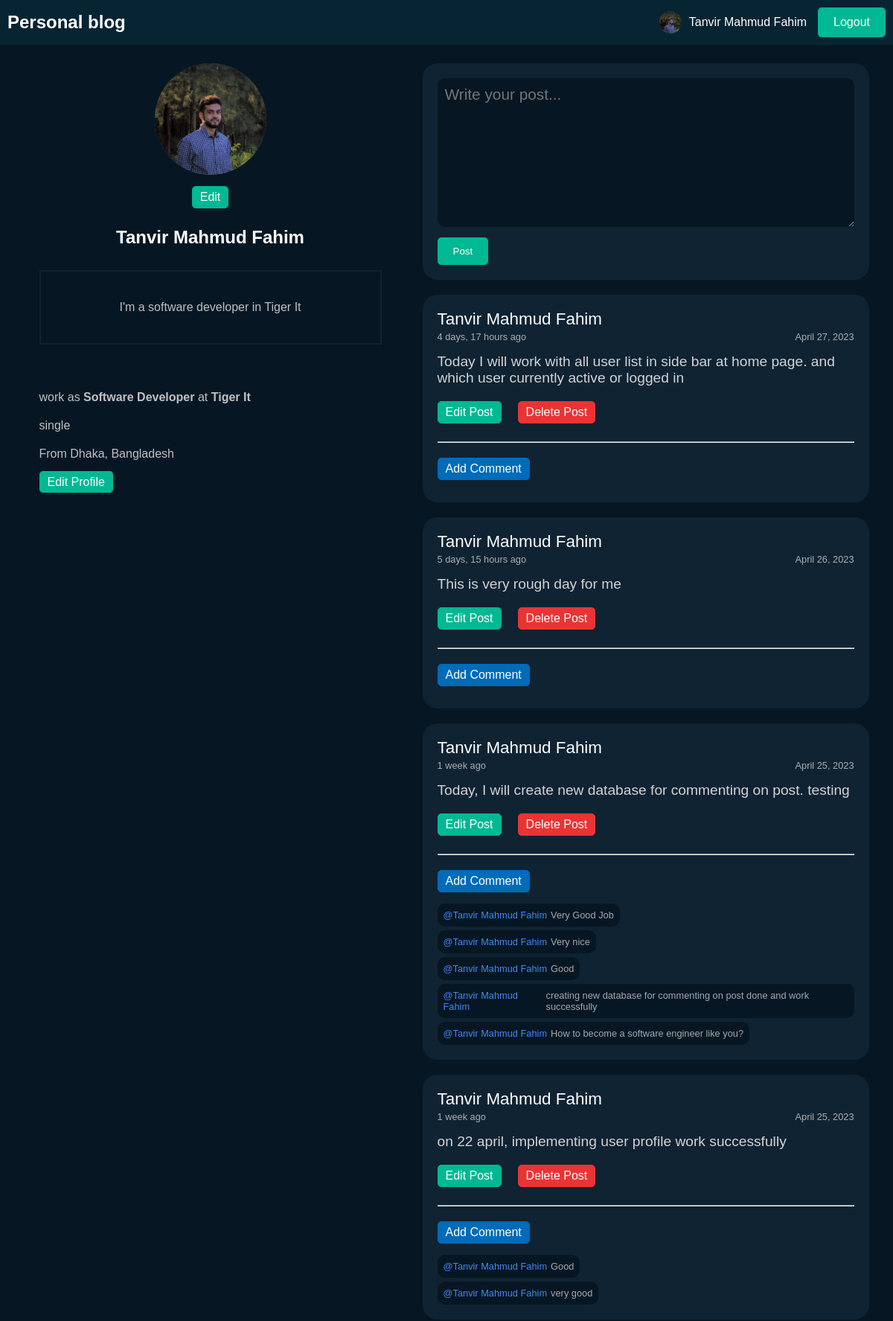
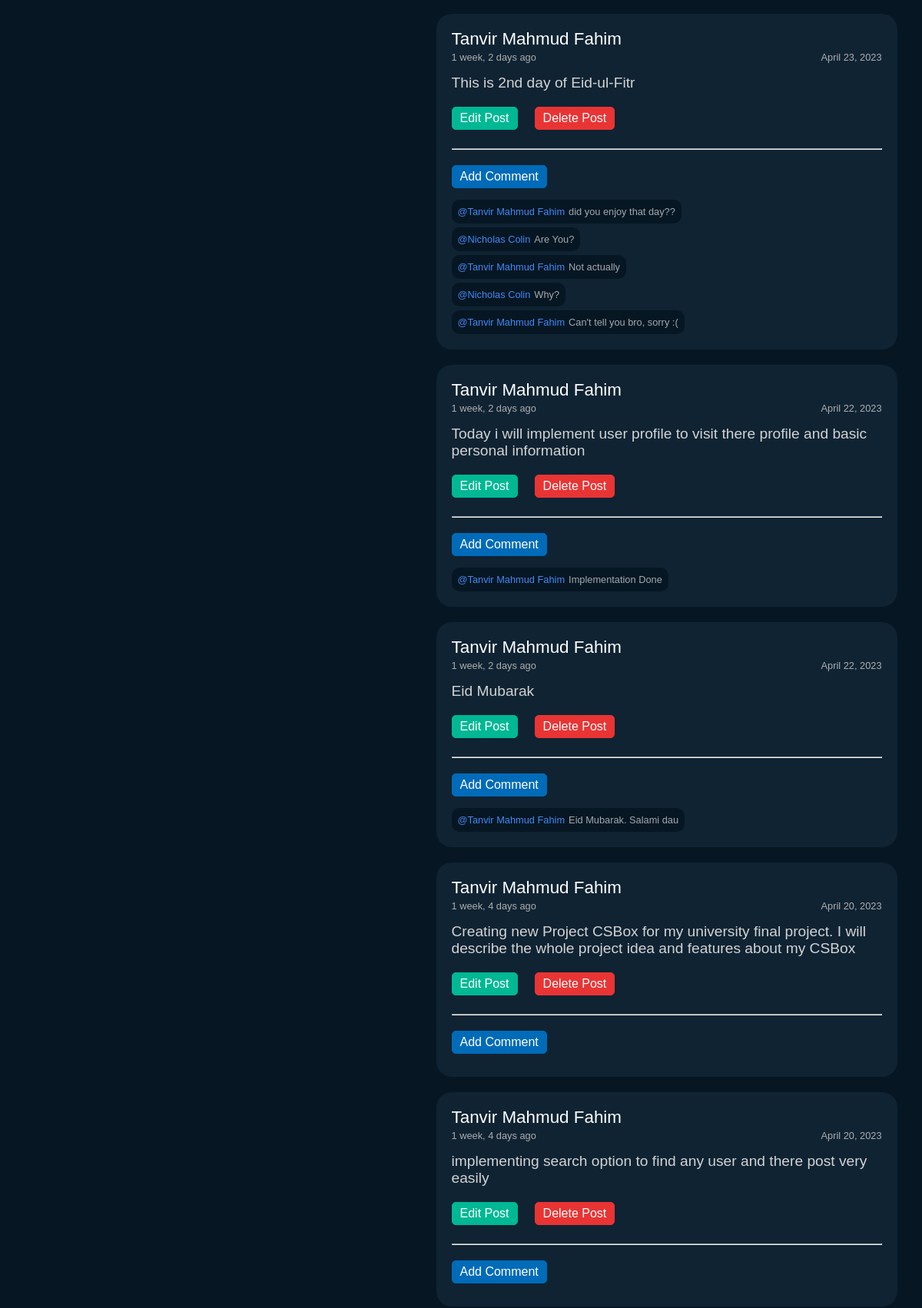
Page /profile/fahim/ (signed in, upper part) on the committed database (2 pictures, top to bottom).
### main/models.py (models this page shows, shortened)
class Profile(models.Model):
    user = models.ForeignKey(User, on_delete=models.CASCADE)
    userId = models.IntegerField()
    bio = models.TextField(blank=True, null=True)
    profession = models.CharField(max_length=150, blank=True, null=True)
    workplace = models.CharField(max_length=150, blank=True, null=True)
    gender = models.CharField(max_length=150, blank=True, null=True)
    relationStatus = models.CharField(max_length=150, blank=True, null=True)
    area = models.CharField(max_length=200, blank=True, null=True)
    profilePic = models.ImageField(upload_to='images/', blank=True, null=True)

class PostDB(models.Model):
    user = models.ForeignKey(User, on_delete=models.CASCADE)
    userId = models.IntegerField()
    post = models.TextField(null=True, blank=True)
    created = models.DateTimeField(auto_now_add=True)
    updated = models.DateTimeField(auto_now=True)
    class Meta:
        verbose_name = "PostDB"
        verbose_name_plural = "user's Post"
        ordering = ['-updated', '-created']

class PostComments(models.Model):
    commenter = models.ForeignKey(User, on_delete=models.CASCADE)
    postId = models.IntegerField()
    comment = models.TextField()
    created = models.DateTimeField(auto_now_add=True)

### main/views.py (the view, shortened to what this page needs)
# urls.py: path('profile/<str:pk>/', views.profile_page, name='profile'),
@login_required(login_url='signin')
def profile_page(request, pk):
    user = User.objects.get(username=pk)
    user_post = PostDB.objects.filter(user=user)
    profile = Profile.objects.get(user=user)
    post_comment = PostComments.objects.all()
    return render(request, 'profile_page.html', {
        "posts": user_post,
        "profile": profile,
        "post_comment": post_comment,
    })

### templates/profile_page.html (shortened to what this page needs)
{%extends 'layout.html'%}
{%load static%}
{% load humanize %}
{%block link%}
<link rel="stylesheet" href="{%static 'profile_page.css'%}"/>
{%endblock link%}
{%block navImg%}
    {%if profile.profilePic%}
        <img src="{{profile.profilePic.url}}" alt="Profile Pic" width="30">
    {%endif%}
{%endblock navImg%}
{%block section%}
<div class="wrapper">
    <div class="profile_section">
        <div class="profile_pic">
            {%if profile.profilePic%}
                <img src="{{profile.profilePic.url}}" alt="Profile Pic">
            {%endif%}
        </div>
        <a class="pp_edit" href="{%url 'editpp'%}">Edit</a>
        <h2>{{request.user.first_name}} {{request.user.last_name}}</h2>
        <div class="bio_box">{{profile.bio}}</div>
        <div class="about">
            <h4>work as <span>{{profile.profession}}</span> at <span>{{profile.workplace}}</span></h4>
            <h4>{{profile.relationStatus}}</h4>
            <h4>From {{profile.area}}</h4>
            <a class="edit-profile" href="{%url 'edit_profile'%}">Edit Profile</a>
        </div>
    </div>
    <div class="post_section">
        <div class="post">
            <form class="post_form" method="POST">
                <textarea id="postInput" name="postInput" placeholder="Write your post..." required></textarea>
                <input type="submit" class="post-green-btn" value="Post"/>
            </form>
        </div>
        {%for each in posts%}
        <div class="post">
            <div class="post_view">
                <h3>{{each.user.first_name}} {{each.user.last_name}}</h3>
                <div class="date_time">
                    <p>
                        {{each.created| timesince}} ago
                    </p>
                    <p>
                        {{each.created.date}}
                    </p>
                </div>
                <div class="post_body">
                    <p>{{each.post}}</p>
                </div>
                <div class="button_group">
                    <a class="edit_button" href="{%url 'edit' each.id%}">Edit Post</a>
                    <a class="delete_button" href="{%url 'delete' each.id%}">Delete Post</a>
                </div>
                <hr>
                <div class="button_group">
                    <a class="comment_button" href="{%url 'comment' each.id%}">Add Comment</a>
                </div>
                <div class="comment_section">
                    {%for each_comment in post_comment%}
                        {%if each.id == each_comment.postId%}
                            <div class="each_comment">
                                <p class="commenter_name"> @{{each_comment.commenter.first_name}} {{each_comment.commenter.last_name}}</p>
                                <p class="comment">{{each_comment.comment}}</p>
                            </div>
                        {%endif%}
                    {%endfor%}
                </div>
            </div>
        </div>
        {%endfor%}
    </div>
</div>
{%endblock section%}

### templates/layout.html (shortened to what this page needs)
<!DOCTYPE html>
{%load static%}
<html lang="en">
<head>
    {%block link%}{%endblock link%}
    <link rel="stylesheet" href="{%static 'layout.css'%}"/>
</head>
<body>
	<nav>
		<div class="left-nav">
			<a href="{%url 'home'%}">Personal blog</a>
		</div>
		{%if request.user.is_authenticated%}
        <div class="right-nav">
			<div class="avatar">
				{%block navImg%}{%endblock navImg%}
			</div>
			<a class="name" href="{%url 'profile' request.user.username%}">
				<h4>
					{{request.user.first_name}} {{request.user.last_name}}
				</h4>
			</a>
			<a href="{%url 'logout'%}" class="green-btn">Logout</a>
		</div>
        {%endif%}
	</nav>
	{%block section%}{%endblock section%}
</body>
</html>

### static/profile_page.css (style rules this page uses)
.wrapper { width: 100%; min-height: 100vh; padding: 15px; margin-top: 70px; display: flex; justify-content: space-around; }
.profile_section { width: 500px; color: white; display: flex; flex-direction: column; align-items: center; padding: 0 20px 20px 20px; }
.profile_pic { width: 150px; height: 150px; overflow: hidden; border-radius: 50%; background-color: #515151; margin-bottom: 15px; }
.profile_pic img { width: 150px; overflow: hidden; }
.pp_edit { text-decoration: none; border: 1px solid #00b894; background-color: #00b894; color: #fff; border-radius: 5px; padding: 5px 10px; cursor: pointer; font-weight: 500; margin-bottom: 25px; }
.bio_box { width: 100%; min-height: 100px; border: 2px solid #0F2333; margin: 30px 0 10px; padding: 10px; display: flex; justify-content: center; align-items: center; font-size: 1rem; text-align: center; font-weight: 300; color: rgb(191, 191, 191); }
.about { width: 100%; margin-top: 2rem; }
.about span { font-weight: bold; }
.about h4 { margin: 20px 0; color: rgb(192, 192, 192); font-weight: 300; }
.edit-profile { margin-top: 20px; text-decoration: none; border: 1px solid #00b894; background-color: #00b894; color: #fff; border-radius: 5px; padding: 5px 10px; cursor: pointer; font-weight: 500; }
.post_section { width: 600px; display: flex; flex-direction: column; }
.post { width: 100%; padding: 20px; background: #0F2333; border-radius: 20px; margin-bottom: 20px; }
.post_form textarea { width: 100%; min-height: 200px; padding: 10px; font-size: 1.3rem; background-color: #061723; border: none; border-radius: 10px; color: white; }
.post-green-btn { margin-top: 10px; text-decoration: none; border: 1px solid #00b894; background-color: #00b894; color: #fff; border-radius: 5px; padding: 10px 20px; cursor: pointer; font-weight: 500; }
.post_view h3 { font-size: 1.4rem; font-weight: 500; color: rgb(255, 255, 255); }
.date_time { margin: 3px 0 15px 0; width: 100%; display: flex; align-items: center; justify-content: space-between; }
.date_time p { color: rgb(174, 174, 174); font-size:.8rem; }
.post_body p { font-size: 1.2rem; color: rgb(211, 211, 211); }
.post_view .button_group { width: 38%; margin-top: 10px; display: flex; justify-content: space-between; align-items: center; }
.post_view .delete_button { margin-top: 10px; text-decoration: none; border: 1px solid #e93434; background-color: #e93434; color: #fff; border-radius: 5px; padding: 5px 10px; cursor: pointer; font-weight: 500; }
.post_view .edit_button { margin-top: 10px; text-decoration: none; border: 1px solid #00b894; background-color: #00b894; color: #fff; border-radius: 5px; padding: 5px 10px; cursor: pointer; font-weight: 500; }
hr { margin: 1.5rem 0 0 0; }
.comment_section { display: flex; flex-direction: column; }
.comment_section .each_comment { width: fit-content; background: #061723; display: flex; align-items: center; padding: 8px; border-radius: 10px; margin-top: 5px; }
.commenter_name { font-size: .8rem; color: rgb(68, 136, 246); margin-right: 5px; }
.comment { font-size: .8rem; color: rgba(255, 255, 255, 0.627); }
.post_view .comment_button { margin-top: 10px; text-decoration: none; border: 1px solid #006bb8; background-color: #006bb8; color: #fff; border-radius: 5px; padding: 5px 10px; cursor: pointer; font-weight: 500; margin-bottom: 10px; }

### static/layout.css (style rules this page uses)
* { padding:0; margin:0; box-sizing: border-box; font-family: sans-serif; }
body { background-color: #061723; min-height: 100vh; color: white; display: flex; justify-content: center; align-items: center; }
nav { position: fixed; top: 0; left: 0; width: 100%; display: flex; justify-content: space-between; align-items: center; background-color: #072432; color: #fff; padding: 10px; z-index: 1; }
.left-nav a { text-decoration: none; color: white; margin: 0; font-size: 24px; font-weight: bold; }
.right-nav { display: flex; align-items: center; }
.right-nav a { text-decoration: none; }
.name { margin-right: 15px; }
.right-nav h4 { font-size: 1rem; color: white; font-weight: 300; }
.avatar { width: 30px; height: 30px; overflow: hidden; border-radius: 50%; background-color: #515151; margin-right: 10px; }
.green-btn { text-decoration: none; border: 1px solid #00b894; background-color: #00b894; color: #fff; border-radius: 5px; padding: 10px 20px; cursor: pointer; font-weight: 500; }

### rows in the picture
Profile: profilePic (picture), bio "I'm a software developer in Tiger It", profession "Software Developer", workplace "Tiger It", relationStatus "single", area "Dhaka, Bangladesh"
PostDB: user.first_name "Tanvir", user.last_name "Mahmud Fahim", created "4 days, 17 hours", created "April 27, 2023", post "Today I will work with all user list in side bar at home page. and which user currently active or logged in"
PostDB: user.first_name "Tanvir", user.last_name "Mahmud Fahim", created "5 days, 15 hours", created "April 26, 2023", post "This is very rough day for me"
PostDB: user.first_name "Tanvir", user.last_name "Mahmud Fahim", created "1 week", created "April 25, 2023", post "Today, I will create new database for commenting on post. testing"
PostComments: commenter.first_name "Tanvir", commenter.last_name "Mahmud Fahim", comment "Very Good Job"
PostComments: commenter.first_name "Tanvir", commenter.last_name "Mahmud Fahim", comment "Very nice"
PostComments: commenter.first_name "Tanvir", commenter.last_name "Mahmud Fahim", comment "Good"
PostComments: commenter.first_name "Tanvir", commenter.last_name "Mahmud Fahim", comment "creating new database for commenting on post done and work successfully"
PostComments: commenter.first_name "Tanvir", commenter.last_name "Mahmud Fahim", comment "How to become a software engineer like you?"
PostDB: user.first_name "Tanvir", user.last_name "Mahmud Fahim", created "1 week", created "April 25, 2023", post "on 22 april, implementing user profile work successfully"
PostComments: commenter.first_name "Tanvir", commenter.last_name "Mahmud Fahim", comment "Good"
PostComments: commenter.first_name "Tanvir", commenter.last_name "Mahmud Fahim", comment "very good"
PostDB: user.first_name "Tanvir", user.last_name "Mahmud Fahim", created "1 week, 2 days", created "April 23, 2023", post "This is 2nd day of Eid-ul-Fitr"
PostComments: commenter.first_name "Tanvir", commenter.last_name "Mahmud Fahim", comment "did you enjoy that day??"
PostComments: commenter.first_name "Nicholas", commenter.last_name "Colin", comment "Are You?"
PostComments: commenter.first_name "Tanvir", commenter.last_name "Mahmud Fahim", comment "Not actually"
PostComments: commenter.first_name "Nicholas", commenter.last_name "Colin", comment "Why?"
PostComments: commenter.first_name "Tanvir", commenter.last_name "Mahmud Fahim", comment "Can't tell you bro, sorry :("
PostDB: user.first_name "Tanvir", user.last_name "Mahmud Fahim", created "1 week, 2 days", created "April 22, 2023", post "Today i will implement user profile to visit there profile and basic personal information"
PostComments: commenter.first_name "Tanvir", commenter.last_name "Mahmud Fahim", comment "Implementation Done"
PostDB: user.first_name "Tanvir", user.last_name "Mahmud Fahim", created "1 week, 2 days", created "April 22, 2023", post "Eid Mubarak"
PostComments: commenter.first_name "Tanvir", commenter.last_name "Mahmud Fahim", comment "Eid Mubarak. Salami dau"
PostDB: user.first_name "Tanvir", user.last_name "Mahmud Fahim", created "1 week, 4 days", created "April 20, 2023", post "Creating new Project CSBox for my university final project. I will describe the whole project idea and features about my CSBox"
PostDB: user.first_name "Tanvir", user.last_name "Mahmud Fahim", created "1 week, 4 days", created "April 20, 2023", post "implementing search option to find any user and there post very easily"

### other values in the picture
{{ request.user.first_name }} "Tanvir"
{{ request.user.last_name }} "Mahmud Fahim"
